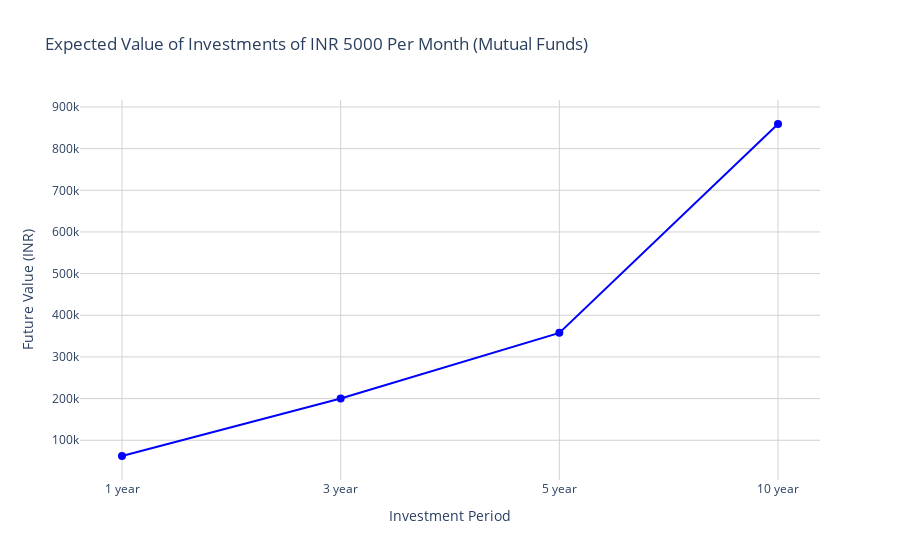

The code cell stored with this chart in its notebook:
### Markdown cell above
Let's calculate the expcted returns a person will get from the mmutual fund if they invests INR 5000/month.

To calculate the expected value a person will accumulate over **1 year**, **3 years**, **5 years**, and **10 years** through the mutual fund plan. We can follow these steps:
1. Assume the person is investing **INR 5000/month**
2. Use the **expected ROI** from the mutual fund companies to simulate the growth over time.
3. Compute the compounded value of the investments for each period (1y, 3y, 5y, and 10y).
4. Visualize the accumulated value over these periods.

### Code cell
import numpy as np

monthly_investment = 5000 # Monthly investment in INR
years = [1, 3, 5, 10] # investment periods (in years)
n = 12 # Number of times interest is compounded per year (monthly)

avg_roi = expected_roi_mutual_fund.mean() / 100 # Converted into decimal value

def future_value(P, r, n, t):
    return P * (((1 + r/n)**(n*t) - 1) / (r/n)) * (1 + r/n)

future_values = [future_value(monthly_investment, avg_roi, n, t) for t in years]

fig = go.Figure()

fig.add_trace(go.Scatter(
    x=[str(year) + " year" for year in years],
    y=future_values,
    mode='lines+markers',
    line=dict(color='blue'),
    marker=dict(size=8),
    name='Future Value'
))

fig.update_layout(
    title='Expected Value of Investments of INR 5000 Per Month (Mutual Funds)',
    xaxis_title="Investment Period",
    yaxis_title='Future Value (INR)',
    xaxis=dict(showgrid=True, gridcolor='lightgrey'),
    yaxis=dict(showgrid=True, gridcolor='lightgrey'),
    template='plotly_white',
    hovermode='x'
)

fig.show()

### Figure 1 — Plotly figure (JSON) as saved in the notebook; plotly's stock layout.template omitted (floating-point values rounded to 4 significant figures)
{"data": [{"line": {"color": "blue"}, "marker": {"size": 8}, "mode": "lines+markers", "name": "Future Value", "type": "scatter", "x": ["1 year", "3 year", "5 year", "10 year"], "y": [62240.0, 200100.0, 357800.0, 859100.0]}], "layout": {"hovermode": "x", "title": {"text": "Expected Value of Investments of INR 5000 Per Month (Mutual Funds)"}, "xaxis": {"gridcolor": "lightgrey", "showgrid": true, "title": {"text": "Investment Period"}}, "yaxis": {"gridcolor": "lightgrey", "showgrid": true, "title": {"text": "Future Value (INR)"}}}}
